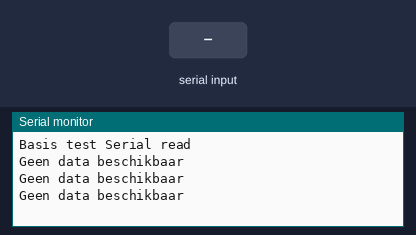
A sketch run on a simulated Arduino Uno, built with avr-gcc and run on an emulated ATmega328P. On the bench: the last lines printed to the serial monitor. The inputs (shaded band) are chosen by the test bench.

Above: at 1.2 s.
1.3 s: byte 30 received over Serial
At 1.9 s:
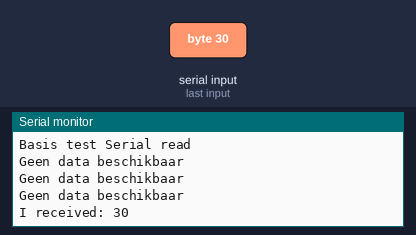
3.0 s: byte 90 received over Serial
At 3.4 s:
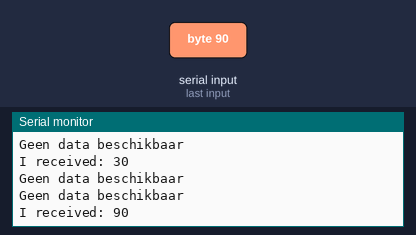
4.5 s: byte 120 received over Serial
At 4.9 s:
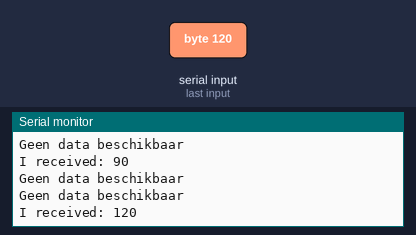

The sketch:

BasicSerialRead.ino
```cpp
int incomingByte = 0;   // for incoming serial data

void setup() {
        Serial.begin(115200);     // opens serial port, sets data rate to 9600 bps
        Serial.println("Basis test Serial read");
}

void loop() {

        // send data only when you receive data:
        if (Serial.available() > 0) {
                // read the incoming byte:
                incomingByte = Serial.read();

                // say what you got:
                Serial.print("I received: ");
                Serial.println(incomingByte, DEC);
        } else {
          Serial.println("Geen data beschikbaar");
        }
        delay(500);
}
```

Measured:
- after the input at 1.3 s, the serial monitor: prints a new line after 0.20 s (image 1)
- after the input at 3.0 s, the serial monitor: prints a new line at once (image 2)
- after the input at 4.5 s, the serial monitor: prints a new line at once (image 3)
